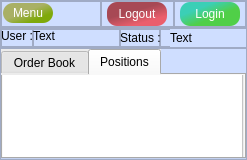
<?xml version="1.0" encoding="UTF-8"?>
<ui version="4.0">
 <class>MainWindow</class>
 <widget class="QMainWindow" name="MainWindow">
  <property name="geometry">
   <rect>
    <x>0</x>
    <y>0</y>
    <width>247</width>
    <height>160</height>
   </rect>
  </property>
  <property name="minimumSize">
   <size>
    <width>200</width>
    <height>150</height>
   </size>
  </property>
  <property name="maximumSize">
   <size>
    <width>247</width>
    <height>160</height>
   </size>
  </property>
  <property name="windowTitle">
   <string>MainWindow</string>
  </property>
  <property name="styleSheet">
   <string notr="true">background-color: rgb(207, 222, 255);</string>
  </property>
  <widget class="QWidget" name="centralwidget">
   <layout class="QVBoxLayout" name="verticalLayout">
    <property name="spacing">
     <number>0</number>
    </property>
    <property name="leftMargin">
     <number>0</number>
    </property>
    <property name="topMargin">
     <number>0</number>
    </property>
    <property name="rightMargin">
     <number>0</number>
    </property>
    <property name="bottomMargin">
     <number>0</number>
    </property>
    <item alignment="Qt::AlignTop">
     <widget class="QFrame" name="frame_2">
      <property name="frameShape">
       <enum>QFrame::StyledPanel</enum>
      </property>
      <property name="frameShadow">
       <enum>QFrame::Raised</enum>
      </property>
      <layout class="QHBoxLayout" name="horizontalLayout">
       <property name="spacing">
        <number>0</number>
       </property>
       <property name="leftMargin">
        <number>0</number>
       </property>
       <property name="topMargin">
        <number>0</number>
       </property>
       <property name="rightMargin">
        <number>0</number>
       </property>
       <property name="bottomMargin">
        <number>0</number>
       </property>
       <item>
        <widget class="QFrame" name="frame_4">
         <property name="minimumSize">
          <size>
           <width>100</width>
           <height>0</height>
          </size>
         </property>
         <property name="frameShape">
          <enum>QFrame::StyledPanel</enum>
         </property>
         <property name="frameShadow">
          <enum>QFrame::Raised</enum>
         </property>
         <widget class="QPushButton" name="btn_menu">
          <property name="geometry">
           <rect>
            <x>2</x>
            <y>2</y>
            <width>50</width>
            <height>20</height>
           </rect>
          </property>
          <property name="maximumSize">
           <size>
            <width>50</width>
            <height>20</height>
           </size>
          </property>
          <property name="font">
           <font>
            <family>Arial</family>
           </font>
          </property>
          <property name="styleSheet">
           <string notr="true">QPushButton {
    color: white;
    border-radius: 10px;
    border-style: outset;
    background: qlineargradient(spread:pad, x1:0, y1:0, x2:1, y2:1, stop:0.4375 rgba(169, 176, 100, 254), stop:0.744318 rgba(127, 169, 11, 255));
    padding: 5px;
    }

QPushButton:hover {
    background:qlineargradient(spread:pad, x1:0, y1:0, x2:1, y2:1, stop:0.272727 rgba(100, 111, 255, 254), stop:0.681818 rgba(205, 156, 131, 255));
    }

QPushButton:pressed {
    border-style: inset;
    background: qlineargradient(spread:pad, x1:0, y1:0, x2:1, y2:1, stop:0.369318 rgba(167, 119, 210, 254), stop:0.715909 rgba(205, 124, 155, 255));
    }</string>
          </property>
          <property name="text">
           <string>Menu</string>
          </property>
         </widget>
        </widget>
       </item>
       <item>
        <widget class="QFrame" name="frame_5">
         <property name="frameShape">
          <enum>QFrame::StyledPanel</enum>
         </property>
         <property name="frameShadow">
          <enum>QFrame::Raised</enum>
         </property>
         <layout class="QHBoxLayout" name="horizontalLayout_3">
          <property name="spacing">
           <number>0</number>
          </property>
          <property name="leftMargin">
           <number>0</number>
          </property>
          <property name="topMargin">
           <number>0</number>
          </property>
          <property name="rightMargin">
           <number>0</number>
          </property>
          <property name="bottomMargin">
           <number>0</number>
          </property>
          <item>
           <widget class="QPushButton" name="btn_logout">
            <property name="maximumSize">
             <size>
              <width>60</width>
              <height>16777215</height>
             </size>
            </property>
            <property name="font">
             <font>
              <family>Arial</family>
             </font>
            </property>
            <property name="styleSheet">
             <string notr="true">QPushButton {
    color: white;
    border-radius: 10px;
    border-style: outset;
    background: qlineargradient(spread:pad, x1:0, y1:0, x2:0.71, y2:1, stop:0.460227 rgba(147, 0, 0, 171), stop:0.852273 rgba(255, 0, 0, 147));
    padding: 5px;
    }

QPushButton:hover {
    background: qlineargradient(spread:pad, x1:1, y1:1, x2:0, y2:0, stop:0.426136 rgba(115, 27, 27, 237), stop:0.852273 rgba(178, 0, 75, 237));
    }

QPushButton:pressed {
    border-style: inset;
    background: qlineargradient(spread:pad, x1:1, y1:1, x2:0, y2:0, stop:0.414773 rgba(93, 45, 55, 219), stop:0.852273 rgba(206, 153, 255, 255));
    }</string>
            </property>
            <property name="text">
             <string>Logout</string>
            </property>
           </widget>
          </item>
         </layout>
        </widget>
       </item>
       <item>
        <widget class="QFrame" name="frame_6">
         <property name="frameShape">
          <enum>QFrame::StyledPanel</enum>
         </property>
         <property name="frameShadow">
          <enum>QFrame::Raised</enum>
         </property>
         <layout class="QHBoxLayout" name="horizontalLayout_5">
          <property name="spacing">
           <number>0</number>
          </property>
          <property name="leftMargin">
           <number>0</number>
          </property>
          <property name="topMargin">
           <number>0</number>
          </property>
          <property name="rightMargin">
           <number>0</number>
          </property>
          <property name="bottomMargin">
           <number>0</number>
          </property>
          <item>
           <widget class="QPushButton" name="btn_login">
            <property name="maximumSize">
             <size>
              <width>60</width>
              <height>16777215</height>
             </size>
            </property>
            <property name="font">
             <font>
              <family>Arial</family>
             </font>
            </property>
            <property name="styleSheet">
             <string notr="true">QPushButton {
    color: white;
    border-radius: 10px;
    border-style: outset;
    background:qlineargradient(spread:pad, x1:0, y1:0, x2:1, y2:1, stop:0.289773 rgba(58, 207, 182, 254), stop:0.602273 rgba(67, 205, 52, 230));
    padding: 5px;
    }

QPushButton:hover {
    background: qlineargradient(spread:pad, x1:0, y1:0, x2:1, y2:1, stop:0.380682 rgba(108, 142, 191, 254), stop:0.778409 rgba(0, 151, 158, 255));
    }

QPushButton:pressed {
    border-style: inset;
    background:  qlineargradient(spread:pad, x1:0, y1:0, x2:1, y2:1, stop:0.380682 rgba(123, 218, 202, 254), stop:0.778409 rgba(0, 158, 131, 255));
    }</string>
            </property>
            <property name="text">
             <string>Login</string>
            </property>
           </widget>
          </item>
         </layout>
        </widget>
       </item>
      </layout>
     </widget>
    </item>
    <item alignment="Qt::AlignTop">
     <widget class="QFrame" name="frame">
      <property name="enabled">
       <bool>true</bool>
      </property>
      <property name="minimumSize">
       <size>
        <width>0</width>
        <height>20</height>
       </size>
      </property>
      <property name="maximumSize">
       <size>
        <width>16777215</width>
        <height>16777215</height>
       </size>
      </property>
      <property name="frameShape">
       <enum>QFrame::StyledPanel</enum>
      </property>
      <property name="frameShadow">
       <enum>QFrame::Raised</enum>
      </property>
      <layout class="QHBoxLayout" name="horizontalLayout_4">
       <property name="spacing">
        <number>0</number>
       </property>
       <property name="leftMargin">
        <number>0</number>
       </property>
       <property name="topMargin">
        <number>0</number>
       </property>
       <property name="rightMargin">
        <number>0</number>
       </property>
       <property name="bottomMargin">
        <number>0</number>
       </property>
       <item>
        <widget class="QFrame" name="frame_10">
         <property name="maximumSize">
          <size>
           <width>32</width>
           <height>16777215</height>
          </size>
         </property>
         <property name="frameShape">
          <enum>QFrame::StyledPanel</enum>
         </property>
         <property name="frameShadow">
          <enum>QFrame::Raised</enum>
         </property>
         <widget class="QLabel" name="label">
          <property name="geometry">
           <rect>
            <x>0</x>
            <y>0</y>
            <width>32</width>
            <height>13</height>
           </rect>
          </property>
          <property name="font">
           <font>
            <family>Arial</family>
           </font>
          </property>
          <property name="styleSheet">
           <string notr="true">background:transparent;</string>
          </property>
          <property name="text">
           <string>User : </string>
          </property>
         </widget>
        </widget>
       </item>
       <item>
        <widget class="QFrame" name="frame_9">
         <property name="minimumSize">
          <size>
           <width>5</width>
           <height>0</height>
          </size>
         </property>
         <property name="frameShape">
          <enum>QFrame::StyledPanel</enum>
         </property>
         <property name="frameShadow">
          <enum>QFrame::Raised</enum>
         </property>
         <widget class="QLabel" name="username">
          <property name="geometry">
           <rect>
            <x>0</x>
            <y>-2</y>
            <width>80</width>
            <height>18</height>
           </rect>
          </property>
          <property name="minimumSize">
           <size>
            <width>80</width>
            <height>0</height>
           </size>
          </property>
          <property name="maximumSize">
           <size>
            <width>80</width>
            <height>16777215</height>
           </size>
          </property>
          <property name="font">
           <font>
            <family>Arial</family>
           </font>
          </property>
          <property name="styleSheet">
           <string notr="true">background:transparent;</string>
          </property>
          <property name="text">
           <string>Text</string>
          </property>
         </widget>
        </widget>
       </item>
       <item>
        <widget class="QFrame" name="frame_8">
         <property name="minimumSize">
          <size>
           <width>0</width>
           <height>0</height>
          </size>
         </property>
         <property name="maximumSize">
          <size>
           <width>40</width>
           <height>16777215</height>
          </size>
         </property>
         <property name="frameShape">
          <enum>QFrame::StyledPanel</enum>
         </property>
         <property name="frameShadow">
          <enum>QFrame::Raised</enum>
         </property>
         <widget class="QLabel" name="label_3">
          <property name="geometry">
           <rect>
            <x>0</x>
            <y>0</y>
            <width>40</width>
            <height>18</height>
           </rect>
          </property>
          <property name="minimumSize">
           <size>
            <width>40</width>
            <height>0</height>
           </size>
          </property>
          <property name="maximumSize">
           <size>
            <width>50</width>
            <height>16777215</height>
           </size>
          </property>
          <property name="font">
           <font>
            <family>Arial</family>
           </font>
          </property>
          <property name="styleSheet">
           <string notr="true">background:transparent;</string>
          </property>
          <property name="text">
           <string>Status :</string>
          </property>
         </widget>
        </widget>
       </item>
       <item alignment="Qt::AlignLeft|Qt::AlignTop">
        <widget class="QFrame" name="frame_7">
         <property name="minimumSize">
          <size>
           <width>50</width>
           <height>18</height>
          </size>
         </property>
         <property name="maximumSize">
          <size>
           <width>50</width>
           <height>16777215</height>
          </size>
         </property>
         <property name="frameShape">
          <enum>QFrame::StyledPanel</enum>
         </property>
         <property name="frameShadow">
          <enum>QFrame::Raised</enum>
         </property>
         <widget class="QLabel" name="login_stat">
          <property name="geometry">
           <rect>
            <x>10</x>
            <y>0</y>
            <width>70</width>
            <height>18</height>
           </rect>
          </property>
          <property name="minimumSize">
           <size>
            <width>0</width>
            <height>0</height>
           </size>
          </property>
          <property name="font">
           <font>
            <family>Arial</family>
           </font>
          </property>
          <property name="text">
           <string>Text</string>
          </property>
         </widget>
        </widget>
       </item>
      </layout>
     </widget>
    </item>
    <item>
     <widget class="QFrame" name="frame_3">
      <property name="frameShape">
       <enum>QFrame::StyledPanel</enum>
      </property>
      <property name="frameShadow">
       <enum>QFrame::Raised</enum>
      </property>
      <layout class="QHBoxLayout" name="horizontalLayout_6">
       <property name="spacing">
        <number>0</number>
       </property>
       <property name="leftMargin">
        <number>0</number>
       </property>
       <property name="topMargin">
        <number>0</number>
       </property>
       <property name="rightMargin">
        <number>0</number>
       </property>
       <property name="bottomMargin">
        <number>0</number>
       </property>
       <item>
        <widget class="QTabWidget" name="tabWidget">
         <property name="font">
          <font>
           <family>Arial</family>
          </font>
         </property>
         <property name="styleSheet">
          <string notr="true">background-color: rgb(236, 236, 236);</string>
         </property>
         <property name="currentIndex">
          <number>1</number>
         </property>
         <widget class="QWidget" name="tab">
          <property name="minimumSize">
           <size>
            <width>0</width>
            <height>0</height>
           </size>
          </property>
          <property name="maximumSize">
           <size>
            <width>16777215</width>
            <height>16777215</height>
           </size>
          </property>
          <attribute name="title">
           <string>Order Book</string>
          </attribute>
          <widget class="QTableView" name="table_ordbook">
           <property name="geometry">
            <rect>
             <x>0</x>
             <y>0</y>
             <width>241</width>
             <height>87</height>
            </rect>
           </property>
           <property name="font">
            <font>
             <family>Arial</family>
             <pointsize>7</pointsize>
            </font>
           </property>
           <property name="styleSheet">
            <string notr="true">background-color: rgb(255, 255, 255);</string>
           </property>
           <attribute name="horizontalHeaderDefaultSectionSize">
            <number>42</number>
           </attribute>
           <attribute name="horizontalHeaderMinimumSectionSize">
            <number>10</number>
           </attribute>
           <attribute name="verticalHeaderDefaultSectionSize">
            <number>18</number>
           </attribute>
           <attribute name="verticalHeaderMinimumSectionSize">
            <number>10</number>
           </attribute>
          </widget>
         </widget>
         <widget class="QWidget" name="tab_2">
          <attribute name="title">
           <string>Positions</string>
          </attribute>
          <widget class="QTableView" name="table_pos">
           <property name="geometry">
            <rect>
             <x>-1</x>
             <y>-1</y>
             <width>241</width>
             <height>87</height>
            </rect>
           </property>
           <property name="minimumSize">
            <size>
             <width>0</width>
             <height>0</height>
            </size>
           </property>
           <property name="font">
            <font>
             <family>Arial</family>
             <pointsize>7</pointsize>
            </font>
           </property>
           <property name="styleSheet">
            <string notr="true">background-color: rgb(255, 255, 255);</string>
           </property>
          </widget>
         </widget>
        </widget>
       </item>
      </layout>
     </widget>
    </item>
   </layout>
  </widget>
 </widget>
 <resources/>
 <connections/>
</ui>
